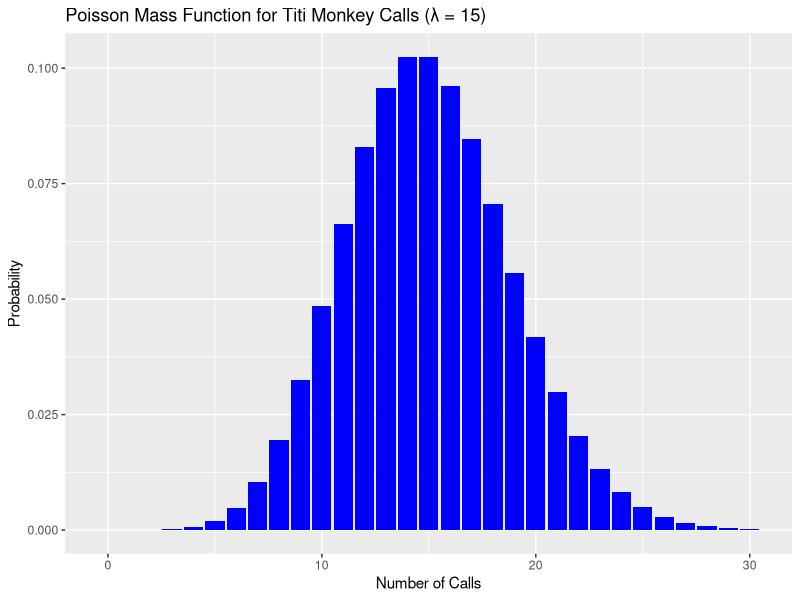
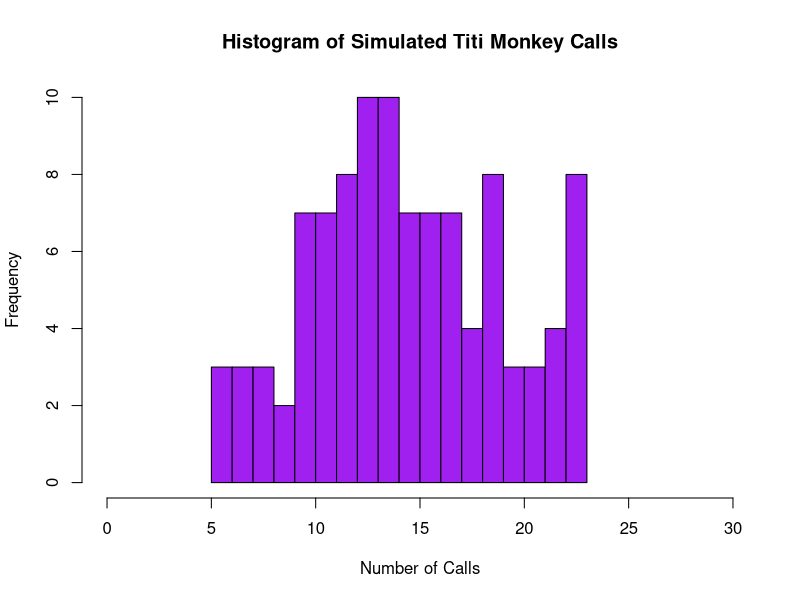

These figures' R source, in order:
## ---- chunk 1
knitr::opts_chunk$set(echo = TRUE)
## ---- chunk 2
install.packages("ggplot2")
install.packages("ggplot2")
install.packages("dplyr")
## ---- chunk 3
# Set seed to ensure getting the same random results every time
set.seed(1)

# Generate random call counts using normal distribution
call_counts <- round(rnorm(10000, 15, 4))

# Ensure values are non-negative
call_counts[call_counts < 0] <- 0

#check the outcome
summary(call_counts)

# Calculate the probability using mean() function
prob_more_than_8 <- mean(call_counts > 8)

# Print result
prob_more_than_8
## ---- chunk 4
# Calculate the probability of hearing 0 calls
prob_zero_calls <- mean(call_counts == 0)

# Print result
prob_zero_calls
## ---- chunk 5
# Calculate the probability of hearing exactly 3 calls
prob_three_calls <- mean(call_counts == 3)

# Print result
prob_three_calls
## ---- chunk 6
library(ggplot2)

# Define the range of values for x (number of calls)
x_values <- 0:30

# Calculate the Poisson probabilities
poisson_probs <- dpois(x_values, lambda = 15)

# Create the Poisson mass function plot
ggplot(data.frame(x_values, poisson_probs), aes(x = x_values, y = poisson_probs)) +
  geom_col(fill = "blue") +  
  # Using geom_col() instead of geom_bar(stat = "identity")
  labs(title = "Poisson Mass Function for Titi Monkey Calls (λ = 15)",
       x = "Number of Calls",
       y = "Probability")
## ---- chunk 7
# Set seed
set.seed(2)

# Simulate 104 observations manually
simulated_calls <- round(rnorm(104, 15, 4))

# Display summary of the simulated data
summary(simulated_calls)
## ---- chunk 8
# Plot histogram of simulated calls
hist(simulated_calls, breaks = 15, col = "purple",
     main = "Histogram of Simulated Titi Monkey Calls",
     xlab = "Number of Calls", ylab = "Frequency",
     xlim = c(0, 30))
